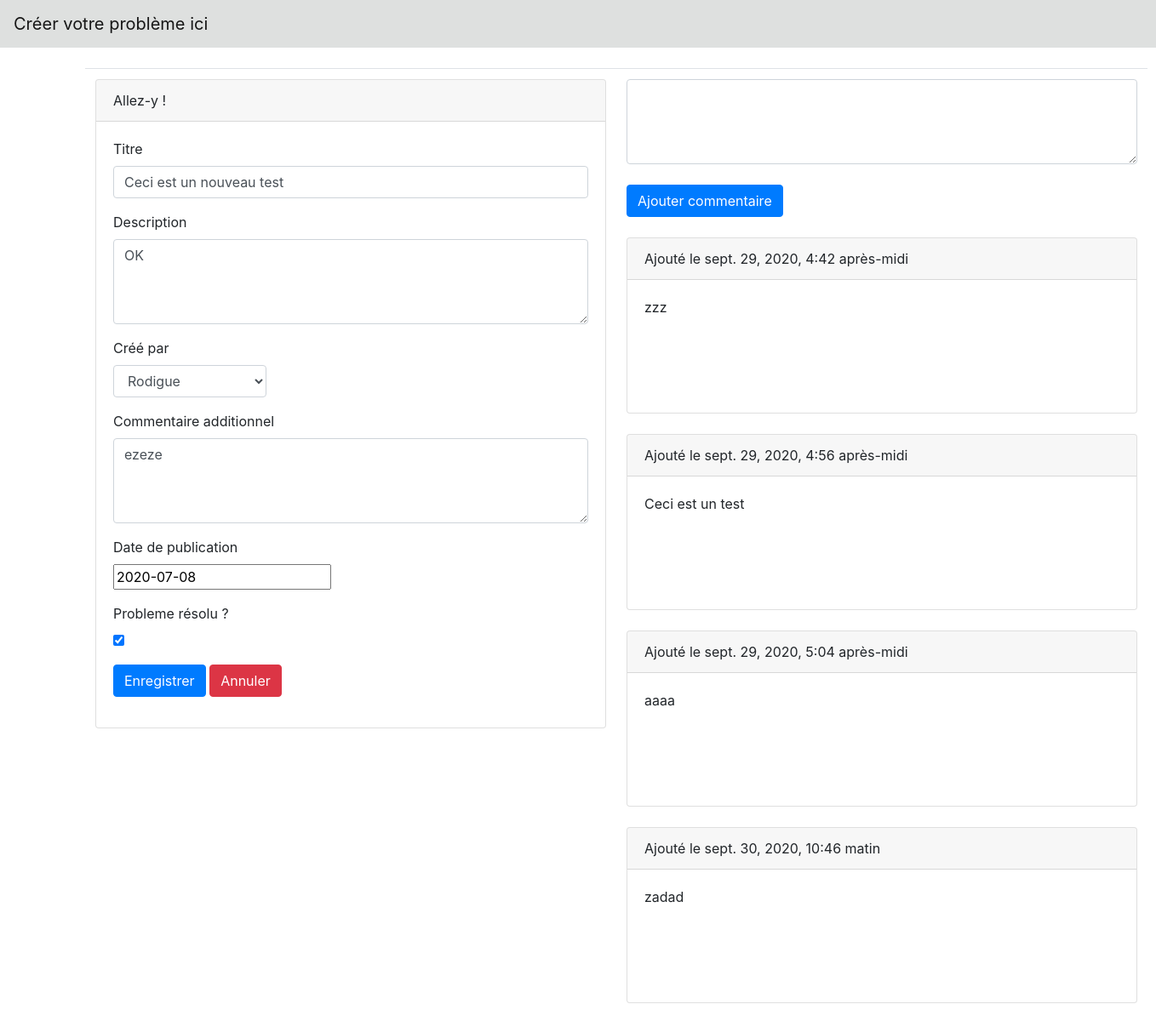
The page /forumapp/problem/detail/63/edit/ on the database its author committed.
### forumapp/models.py (models this page shows, shortened)
class Probleme(models.Model):
    membre_createur_probleme = models.ForeignKey('Membre', on_delete=models.CASCADE)
    date_publicaiton = models.DateField(verbose_name='Date de publication')
    titre_probleme = models.CharField(max_length=200)
    desc_probleme = models.TextField(verbose_name='Description')
    resolu_probleme = models.BooleanField()
    commentaire_probleme = models.TextField(verbose_name='Commentaire', null=True)
    created_at = models.DateTimeField(auto_now_add=True, null=True)
    updated_at = models.DateTimeField(auto_now=True, null=True)

class Commentaire(models.Model):
    commentaire = models.TextField(verbose_name='Commentaire')
    probleme = models.ForeignKey(Probleme, on_delete=models.CASCADE, null=True)
    created_at = models.DateTimeField(auto_now_add=True, null=True)
    updated_at = models.DateTimeField(auto_now=True, null=True)

### forumapp/views.py (the view)
# urls.py: path('problem/detail/<int:pk>/edit/', views.problem_edit, name="edit_problem"),
def problem_edit(request, pk):
    post = get_object_or_404(Probleme, pk=pk)
    commentaires = Commentaire.objects.filter(probleme=post).order_by('-updated_at')
    form = ProblemeForm(instance=post)
    if request.method == "POST":
        form = ProblemeForm(request.POST, instance=post)
        comment_form = CommentaireForm(request.POST)
        if form.is_valid():
            form.save()
            return redirect('forumapp:detail_problem', pk=post.pk)
        if comment_form.is_valid():
            comment = comment_form.save(commit=False)
            comment.probleme = post
            comment.save()
            return redirect('forumapp:edit_problem', pk=post.pk)
    else:
        comment_form = CommentaireForm()
    return render(request, 'forumapp/creation.html', {'post':post, 'form': form, 'comment_form':comment_form, 'commentaires': commentaires, })

### forumapp/forms.py
class ProblemeForm(forms.ModelForm):
    class Meta:
        model = Probleme
        fields = ['titre_probleme', 'desc_probleme', 'membre_createur_probleme', 'date_publicaiton', 'resolu_probleme', 'commentaire_probleme']
        widgets = {
            'titre_probleme' : forms.TextInput(attrs={'class':'form-control'}),
            'desc_probleme' : forms.Textarea(attrs={'class':'form-control', 'size' : 40}),
            'membre_createur_probleme' : forms.Select(attrs={'class':'form-control'}),
            'date_publicaiton': DatePickerInput(attrs={'data-target':'#datetimepicker1'}),
            'commentaire_probleme' : forms.Textarea(attrs={'class':'form-control', 'size' : 40})
        }

class CommentaireForm(forms.ModelForm):
    class Meta:
        model = Commentaire
        fields = ['commentaire',]
        widgets = {
            'commentaire' : forms.Textarea(attrs={'class':'form-control'}),
        }

### forumapp/models.py (called while the page is built)
    def __str__(self):
        return self.nom_membre

### forumapp/templates/forumapp/creation.html (shortened to what this page needs)
<!DOCTYPE html>
{% load static %}
<html lang="en">
    <head>
        {% block styles %}
        <link rel="stylesheet" href="https://stackpath.bootstrapcdn.com/bootstrap/4.5.2/css/bootstrap.min.css" />
        <link rel="stylesheet" type="text/css" href="{% static 'forumapp/style.css' %}?20200812" />
        {% endblock %}
    </head>
<body>
    <nav class="navbar fixed-top navbar-light" style="background-color: #dee0df;">
        {% if problem.titre_probleme %}
            <a class="navbar-brand" href="{% url "forumapp:index" %}">Modifier votre problème ici </a>
        {% else %}
            <a class="navbar-brand" href="{% url "forumapp:index" %}">Créer votre problème ici </a>
        {% endif %}
    </nav>
        <table class="table">
         <div class="card">
                 <tr>
                    <td>
                        <form action="" method="post">
                             <div class="card" id="card_creation">
                                 <div class="card-header">
                                     Allez-y !
                                 </div>
                                  <div class="card-body">
                                    <div class="form-group">
                                        <label for="titre">Titre</label>
                                        <p id="titre">{{ form.titre_probleme }}</p>
                                        <label for="id_desc_probleme">Description</label>
                                        <p id="id_desc_probleme"> {{ form.desc_probleme }}</p>
                                        <label for="id_membre_createur_probleme">Créé par</label>
                                        <p id="id_membre_createur_probleme"> {{ form.membre_createur_probleme }}</p>
                                            {% load bootstrap4 %}
                                            {% bootstrap_css %}
                                        <label for="id_commentaire_probleme">Commentaire additionnel</label>
                                        <p id="id_commentaire_probleme"> {{ form.commentaire_probleme }}</p>
                                        <label for="id_date_publicaiton">Date de publication</label>
                                        <p id="id_date_publicaiton">{{ form.date_publicaiton }}</p>
                                        <label>Probleme résolu ?</label>
                                        <p>{{ form.resolu_probleme }}</p>
                                        <input class="btn btn-primary" type="submit" value="Enregistrer">
                                        <input class="btn btn-danger" type="reset" value="Annuler">
                                    </div>
                                  </div>
                             </div>
                        </form>
                    </td>
                    {% if post %}
                    <td>
                        <form method="post">
                            {{ comment_form.commentaire }}
                            <br />
                            <input type="submit" value="Ajouter commentaire" class="btn btn-primary">
                        </form>
                        <br />
                        {% for c in post.commentaire_set.all %}
                        <div class="card">
                            <div class="card-header">
                             Ajouté le {{ c.created_at }}
                            </div>
                            <div class="card-body">
                                <div class="form-group">
                                        <p id="id_commentaire_probleme">{{ c.commentaire }}</p>
                                </div>
                            </div>
                        </div>
                        <br/>
                        {% endfor %}
                    </td>
                        {% endif %}
                 </tr>
         </div>
        </table>
</body>
</html>

### forumapp/static/forumapp/style.css (style rules this page uses)
a { text-decoration: none; }
table { max-width: 800px; margin-top:80px; margin-left: 100px; }
td { padding-bottom: 10px; }

### forumapp/templates/forumapp/creation.html (style rules this page uses)
.card { width: 600px; }
#id_desc_probleme { height: 100px; }
#id_membre_createur_probleme { width: 180px; }
#id_commentaire_probleme { height: 100px; }
#id_commentaire { height: 100px; }
.table { position: absolute; top:80px; padding-top: 0px; margin-top:0px; }

### rows shown on the page
Probleme: titre_probleme "Ceci est un nouveau test", desc_probleme "OK", membre_createur_probleme "Rodigue", commentaire_probleme "ezeze", date_publicaiton "2020-07-08", resolu_probleme "☑"
Commentaire: created_at "sept. 29, 2020, 4:42 après-midi", commentaire "zzz"
Commentaire: created_at "sept. 29, 2020, 4:56 après-midi", commentaire "Ceci est un test"
Commentaire: created_at "sept. 29, 2020, 5:04 après-midi", commentaire "aaaa"
Commentaire: created_at "sept. 30, 2020, 10:46 matin", commentaire "zadad"
